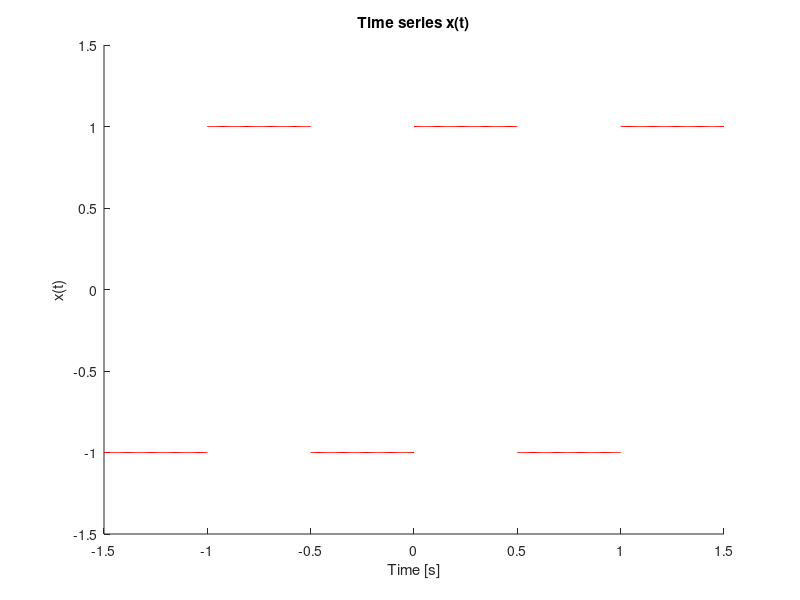
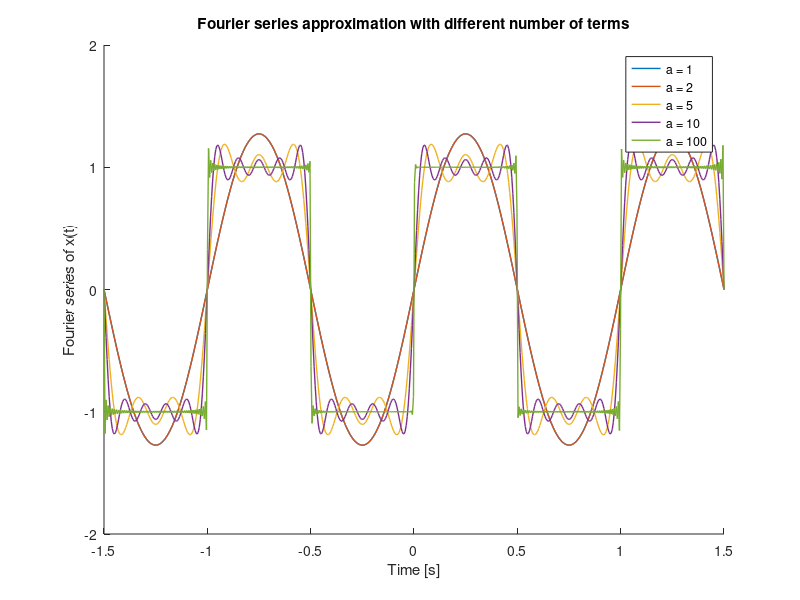

Source code (MATLAB) for these figures, in order:
%% Assignment 3 Question 3
%%
clc; % Clear the command window.
close all;  % Close all figures (except those of imtool.)
clear;  % Erase all existing variables.
workspace;  % Make sure the workspace panel is showing.
LW =1;
FS = 18;


%% The time series
y_val = 1*ones(1,100);
T = 1;

figure(1); clf; hold on;
plot(linspace(-3*T/2, -T, 100), -y_val, 'r')
plot(linspace(-T, -T/2, 100), y_val, 'r')
plot(linspace(-T/2, 0, 100), -y_val, 'r')
plot(linspace(0, T/2, 100), y_val, 'r')
plot(linspace(T/2, T, 100), -y_val, 'r')
plot(linspace(T, 3*T/2, 100), y_val, 'r'); hold off;
xlabel('Time [s]')
ylabel('x(t)')
title('Time series x(t)')
axis([-3*T/2 3*T/2 -3*T/2 3*T/2]);

%% the fourier series
FT_x = zeros(1,600);
time = linspace(-3*T/2,3*T/2, 600);
figure(2);clf; hold on;
for a = 0:100
    if (mod(a,2) == 1)
        Sm = 4/(pi*a);
        FT_x = FT_x + Sm*sin(2*pi*a*time/T);
    end
    if (a == 1 || a == 2 || a == 5 || a == 10 || a == 100)
        plot(time, FT_x, 'linewidth',LW); hold on;
        xlabel('Time [s]')
        ylabel('Fourier series of x(t)')
        title('Fourier series approximation with different number of terms')
        axis([-3*T/2 3*T/2 -2, 2]);
        
    end
end
legend('a = 1', 'a = 2', 'a = 5', 'a = 10', 'a = 100');
hold off;
